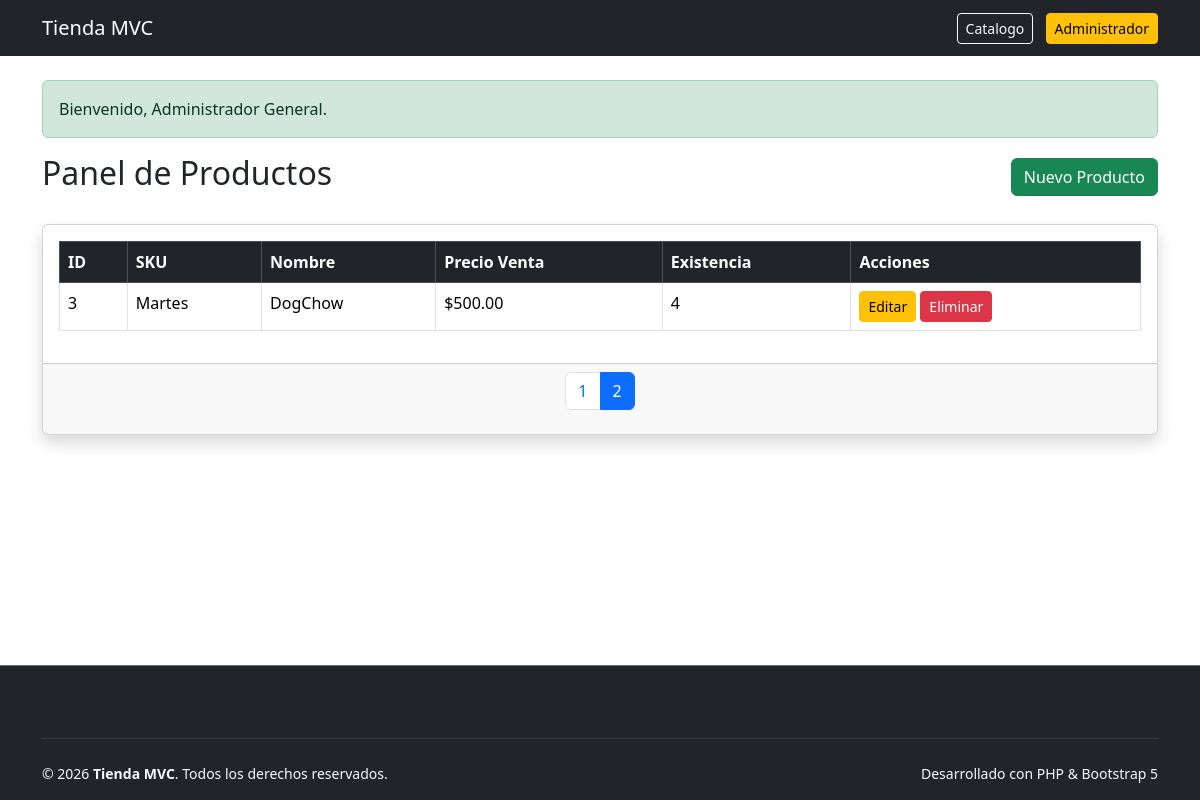
The page /productos&page=2 (signed in) on the database its author committed.
### tables this page shows
CREATE TABLE `productos` (
  `id` int(11) NOT NULL AUTO_INCREMENT,
  `sku` varchar(50) NOT NULL,
  `nombre` varchar(100) NOT NULL,
  `descripcion` text NOT NULL,
  `precio_compra` decimal(10,2) NOT NULL,
  `precio_venta` decimal(10,2) NOT NULL,
  `existencia` int(11) NOT NULL DEFAULT 0,
  `create_at` timestamp NULL DEFAULT current_timestamp(),
  `updated_at` timestamp NULL DEFAULT current_timestamp() ON UPDATE current_timestamp(),
  PRIMARY KEY (`id`),
  UNIQUE KEY `sku` (`sku`)
);

### controllers/ProductoController.php (called while the page is built, shortened)
<?php
class ProductoController
{
    private ProductoModel $productoModel;
    public function __construct()
    {
        $this->productoModel = new ProductoModel();
    }
    public function index(): void
    {
        $pagina_actual = (int)($_GET['page'] ?? 1);
        $limite = 2;
        $totalProductos = $this->productoModel->obtenerTodos();
        $total_paginas = ceil(count($totalProductos) / $limite);
        $productos = $this->productoModel->paginacion($pagina_actual, $limite);
        require_once __DIR__ . '/../views/productos/index.php';
    }
}

### config/Autoload.php (called while the page is built, shortened)
<?php
spl_autoload_register(function ($class) {
    $baseDir = __DIR__ .'/../';
    $class = str_replace('\\','/', $class);
    $parts = explode('/', $class);
    if (!empty($parts)) {
        $parts[0] = strtolower($parts[0]);
    }
    $file = $baseDir . implode('/', $parts) . '.php';
});
?>

### config/Database.php (called while the page is built, shortened)
<?php
    class database {
        private string $host = "localhost:3307";
        private string $dbname = "tienda_mvc";
        private string $username = "root";
        private string $password = "";
        private string $charset = 'utf8mb4';
public function connect(): PDO {
        try {
        $dsn = "mysql:host={$this->host};dbname={$this->dbname};charset={$this->charset}";
        $pdo = new PDO($dsn, $this->username, $this->password);
        $pdo->setAttribute(PDO::ATTR_ERRMODE, PDO::ERRMODE_EXCEPTION);
        $pdo->setAttribute(PDO::ATTR_DEFAULT_FETCH_MODE, PDO::FETCH_ASSOC);
        return $pdo;
        } catch (PDOException $e) {
        die('Error de conexión: ' . $e->getMessage());
        }
    }
}
?>

### models/ProductoModel.php (called while the page is built, shortened)
<?php
class ProductoModel
{
    private PDO $conexion;
    public function __construct()
    {
        $db = new Database();
        $this->conexion = $db->connect();
    }
    public function obtenerTodos(): array
    {
        try {
            $sql = 'SELECT * FROM productos ORDER BY id DESC';
            $stmt = $this->conexion->query($sql);
            return $stmt->fetchAll();
        } catch (PDOException $e) {
            return [];
        }
    }
    public function paginacion(int $pagina, int $limite): array
    {
        try {
            $offset = ($pagina - 1) * $limite;
            $sql = 'SELECT * FROM productos ORDER BY id DESC LIMIT :limite OFFSET :offset';
            $stmt = $this->conexion->prepare($sql);
            $stmt->bindParam(':limite', $limite, PDO::PARAM_INT);
            $stmt->bindParam(':offset', $offset, PDO::PARAM_INT);
            $stmt->execute();
            return $stmt->fetchAll();
        } catch (PDOException $e) {
            return [];
        }
    }
}

### views/productos/index.php (the view, shortened to what this page needs)
<?php require_once __DIR__ . '/../layouts/header.php'; ?>
<div class="d-flex justify-content-between align-items-center mb-4">
    <h2>Panel de Productos</h2>
    <a href="productos/create" class="btn btn-success">Nuevo Producto</a>
</div>
<div class="card shadow">
    <div class="card-body">
        <table class="table table-bordered table-hover">
            <thead class="table-dark">
                <tr>
                    <th>ID</th>
                    <th>SKU</th>
                    <th>Nombre</th>
                    <th>Precio Venta</th>
                    <th>Existencia</th>
                    <th>Acciones</th>
                </tr>
            </thead>
            <tbody>
                <?php foreach ($productos as $producto): ?>
                    <tr>
                        <td><?= $producto['id']; ?></td>
                        <td><?= $producto['sku']; ?></td>
                        <td><?= $producto['nombre']; ?></td>
                        <td>$<?= $producto['precio_venta']; ?></td>
                        <td><?= $producto['existencia']; ?></td>
                        <td>
                            <a href="productos/edit&id=<?= $producto['id']; ?>" class="btn btn-warning btn-sm">Editar</a>
                            <form method="POST" action="productos/delete" class="d-inline">
                                <button type="submit" class="btn btn-danger btn-sm" onclick="return confirm('¿Eliminar producto?')">Eliminar</button>
                            </form>
                        </td>
                    </tr>
                <?php endforeach; ?>
            </tbody>
        </table>
    </div>
    <div class="card-footer text-muted d-flex justify-content-center">
        <nav aria-label="paginacion">
            <ul class="pagination pagination-md">
                <?php for($i = 1; $i <= $total_paginas; $i++): ?>
                    <li class="page-item <?= $i === $pagina_actual ? 'active' : ''; ?>">
                        <a class="page-link" href="productos&page=<?= $i; ?>"><?= $i; ?></a>
                    </li>
                <?php endfor; ?>
            </ul>
        </nav>
    </div>
</div>
<?php require_once __DIR__ . '/../layouts/footer.php'; ?>

### rows shown on the page
productos: id "3", sku "Martes", nombre "DogChow", precio_venta "500.00", existencia "4"

### other values the page prints
$_SESSION['success'] "Bienvenido, Administrador General."
